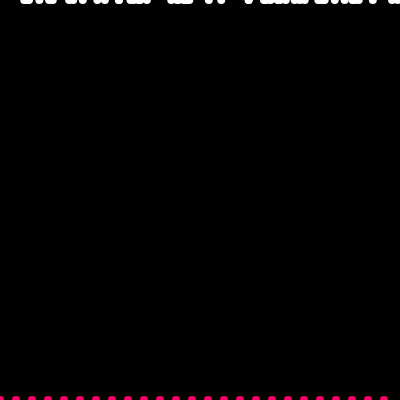
Frame 1 (no input)
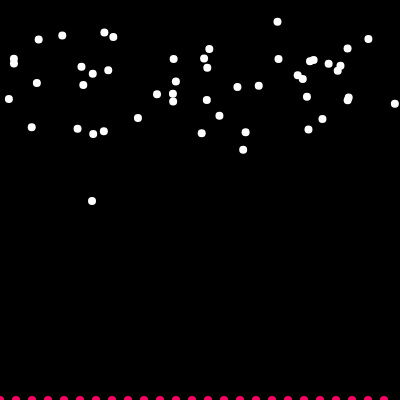
Frame 60 (no input)
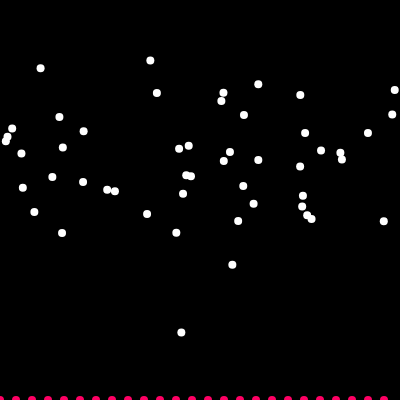
Frame 120 (the mouse pressed at the canvas centre since frame 60)

The p5.js sketch that drew these frames (run headless with seeded random() and noise() and a simulated clock; from frame 60 on, the mouse is pressed at the canvas centre):

// p5.js sketch
// ── sketch.js
// Coding Challenge #34
// Diffusion-Limited Aggregation
// Written by Jake Everhart
// Challenge supplied by Daniel Shiffman (The Coding Train)

let tree = [];
let walkers = [];
let r = 4;
const maxWalkers = 100;
const iterations = 100;
let finished;

function setup()
{
	createCanvas(400, 400);

	finished = false;

	for (let x = 0; x < width; x += r * 4) {
		tree.push(new Walker(x, height));
	}

	for (let i = 0; i < maxWalkers; i++) {
		walkers[i] = new Walker();
	}
}

function draw()
{
	background(0);

	for (let i = 0; i < tree.length; i++) {
		tree[i].show();
		if (tree[i].pos.y < 20) {
			finished = true;
		}
	}

	if (!finished) {
		for (let i = 0; i < walkers.length / 2; i++) {
			walkers[i].show();
		}

		for (let n = 0; n < iterations; n++) {
			for (let i = walkers.length - 1; i >= 0; i--) {
				walkers[i].walk();

				if (walkers[i].checkStuck(tree)) {
					tree.push(walkers[i]);
					walkers.splice(i, 1);
				}
			}
		}

		while (walkers.length < maxWalkers) {
			walkers.push(new Walker());
		}
	}
}

// ── walker.js
// Walker code for Coding Challenge #34
// Diffusion-Limited Aggregation
// Written by Jake Everhart
// Challenge supplied by Daniel Shiffman (The Coding Train)

function Walker(x, y)
{
	if (x != undefined && y != undefined) {
		this.pos = createVector(x, y);
		this.stuck = true;
	} else {
		this.pos = randomPoint();
		this.stuck = false;
	}

	this.walk = function()
	{
		let vel = createVector(random(-1, 1), random(-0.975, 1));
		this.pos.add(vel);
		this.pos.x = constrain(this.pos.x, 0, width);
		this.pos.y = constrain(this.pos.y, 0, height);
	}

	this.checkStuck = function(others)
	{
		for (let i = 0; i < others.length; i++) {
			let d = distanceSquared(this.pos, others[i].pos);
			
			if (d < r * r * 4) {
				this.stuck = true;
				return true;
			}
		}
		
		return false;
	}

	this.show = function()
	{
		noStroke();

		if (this.stuck) {
			fill(255, 0, 100);
		} else {
			fill (255);
		}

		ellipse(this.pos.x, this.pos.y, r * 2, r * 2);
	}
}

function randomPoint()
{
	let x = random(width);
	return createVector(x, 0);
}

function distanceSquared(a, b)
{
	let dx = b.x - a.x;
	let dy = b.y - a.y;

	return (dx * dx) + (dy * dy);
}
